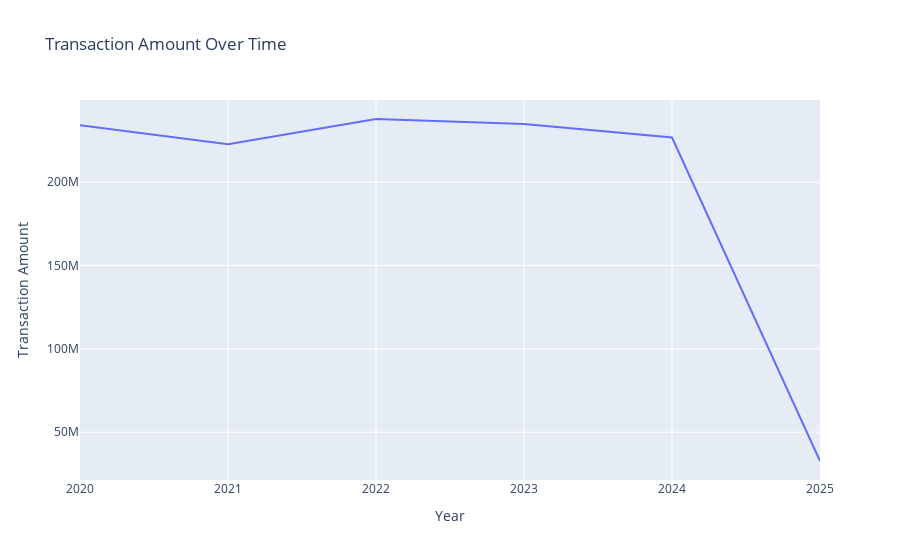

The cell this chart's notebook holds for it:
### Code cell
d=data.groupby('Year')['Transaction Amount'].sum().reset_index()
fig = px.line(d,
              x='Year',
              y='Transaction Amount',
              title="Transaction Amount Over Time")
fig

### Figure 1 — Plotly figure (JSON) as saved in the notebook; plotly's stock layout.template omitted (floating-point values rounded to 4 significant figures)
{"data": [{"hovertemplate": "Year=%{x}<br>Transaction Amount=%{y}<extra></extra>", "legendgroup": "", "line": {"color": "#636efa", "dash": "solid"}, "marker": {"symbol": "circle"}, "mode": "lines", "name": "", "orientation": "v", "showlegend": false, "type": "scatter", "x": [2020, 2021, 2022, 2023, 2024, 2025], "xaxis": "x", "y": [234200000.0, 222800000.0, 237900000.0, 234900000.0, 226900000.0, 32710000.0], "yaxis": "y"}], "layout": {"legend": {"tracegroupgap": 0}, "title": {"text": "Transaction Amount Over Time"}, "xaxis": {"anchor": "y", "domain": [0, 1], "title": {"text": "Year"}}, "yaxis": {"anchor": "x", "domain": [0, 1], "title": {"text": "Transaction Amount"}}}}
